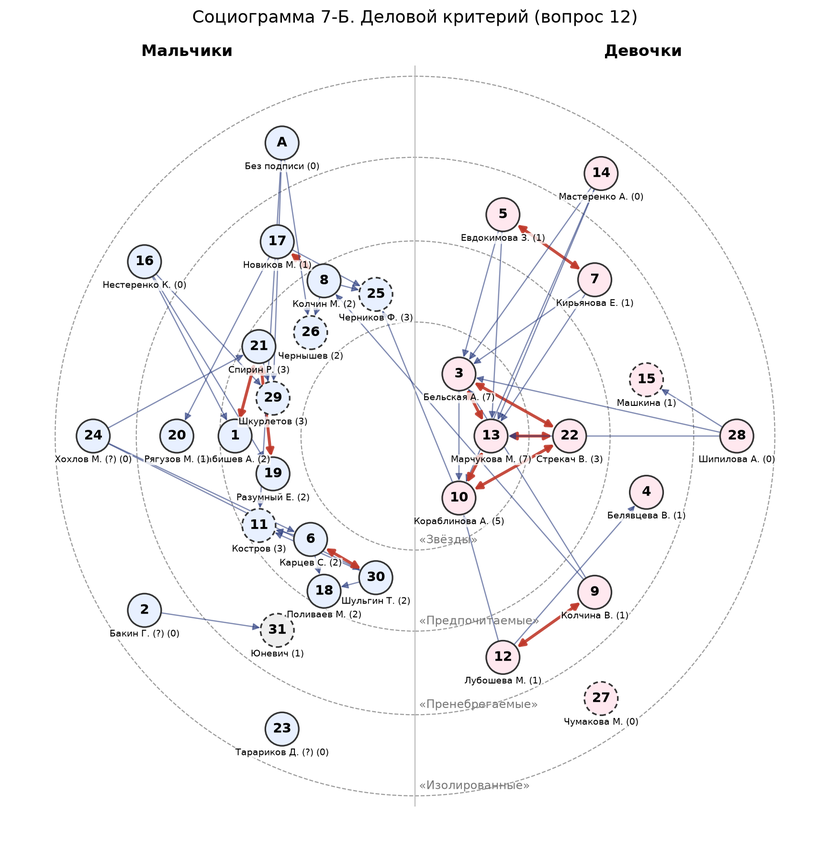
#> input picture praktika/sociometria_7B/sociogramma_delovoy.png, 830 x 851 px, shrunk from 1734 x 1778 before the run
$ python -i ink_photo.py   (imports and definitions only)
#> lines starting #> are read from the running program, lines starting #| are printed output that depends on the picture; after the words box and inside, x2 and y2 are one past the last pixel; in counts of white or black regions, pixels touching at a corner belong together
#> further down, picture is the input picture: shape (851, 830, 3); mean B, G, R 247.7, 247.1, 247.4
# Чернила с фото на белой бумаге: тёмность относительно фона + синева (синяя ручка)
import cv2, numpy as np, sys, glob, os
def ink_alpha(img):
    f = img.astype(np.float32)
    bg = cv2.medianBlur(img, 51).astype(np.float32); bg = cv2.GaussianBlur(bg, (0, 0), 8)
    ratio = np.clip(f / (bg + 1), 0, 1.2)
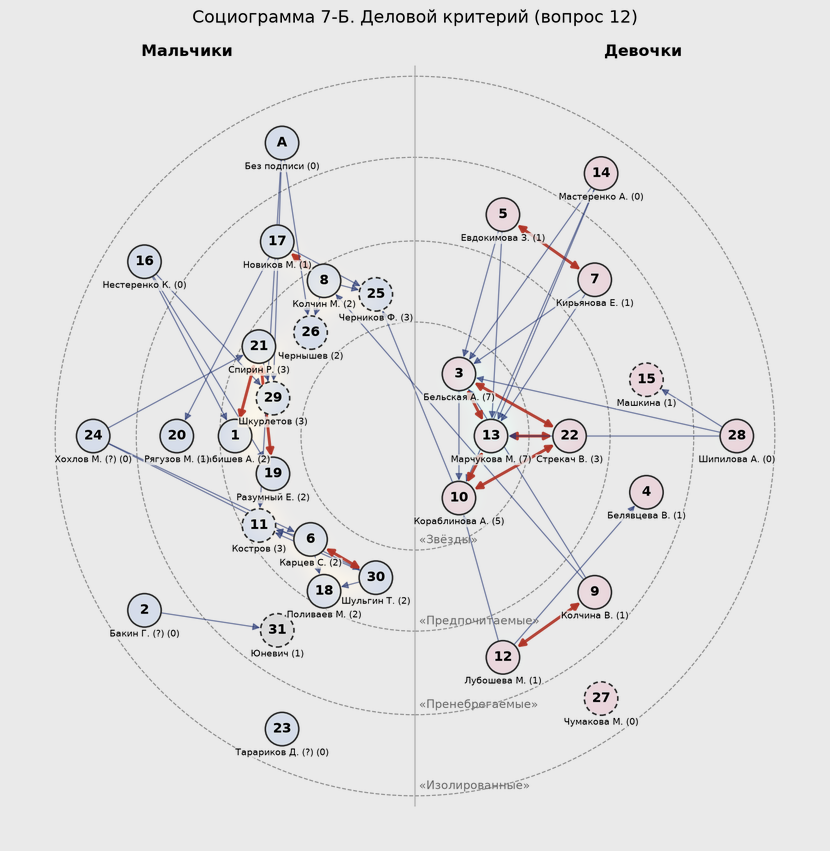
#> ratio: shape (851, 830, 3) float32; mean B, G, R 0.971, 0.969, 0.971; drawn with min black and max white
    d = 1 - (ratio[..., 2] * 0.6 + ratio[..., 1] * 0.4)          # синие чернила: падает R и G
    blue = (f[..., 0] - f[..., 2]) / (f.max(axis=2) + 1)           # B-R
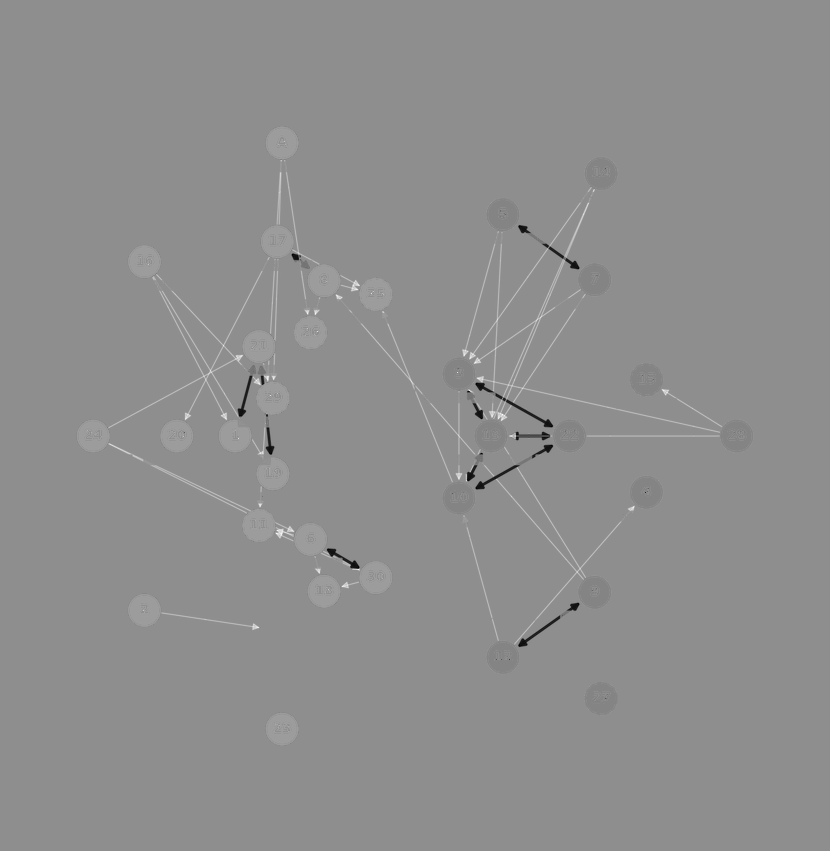
#> blue: shape (851, 830) float32; min -0.881, max 0.696, mean 0.00144; drawn with min black and max white
    bgb = (bg[..., 0] - bg[..., 2]) / (bg.max(axis=2) + 1)
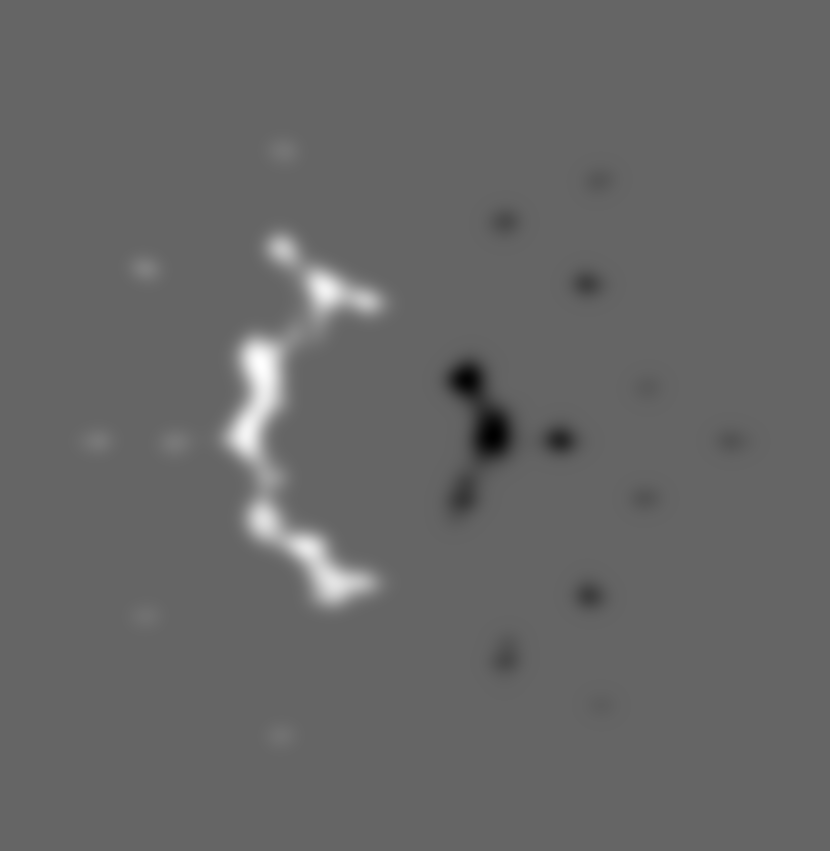
#> bgb: shape (851, 830) float32; min -0.0519, max 0.0791, mean 0.000801; drawn with min black and max white
    db = np.clip(blue - bgb, 0, 1)
    score = d + 0.8 * db
    a = np.clip((score - 0.16) / 0.22, 0, 1)
    m = (a > 0.35).astype(np.uint8)
#> m: shape (851, 830); values 0 (black) and 1 (white), 4.7% white in thin lines or dots, all inside (x1, y1, x2, y2) = (55, 9, 775, 797)
    n, lab, st, _ = cv2.connectedComponentsWithStats(m, 8)
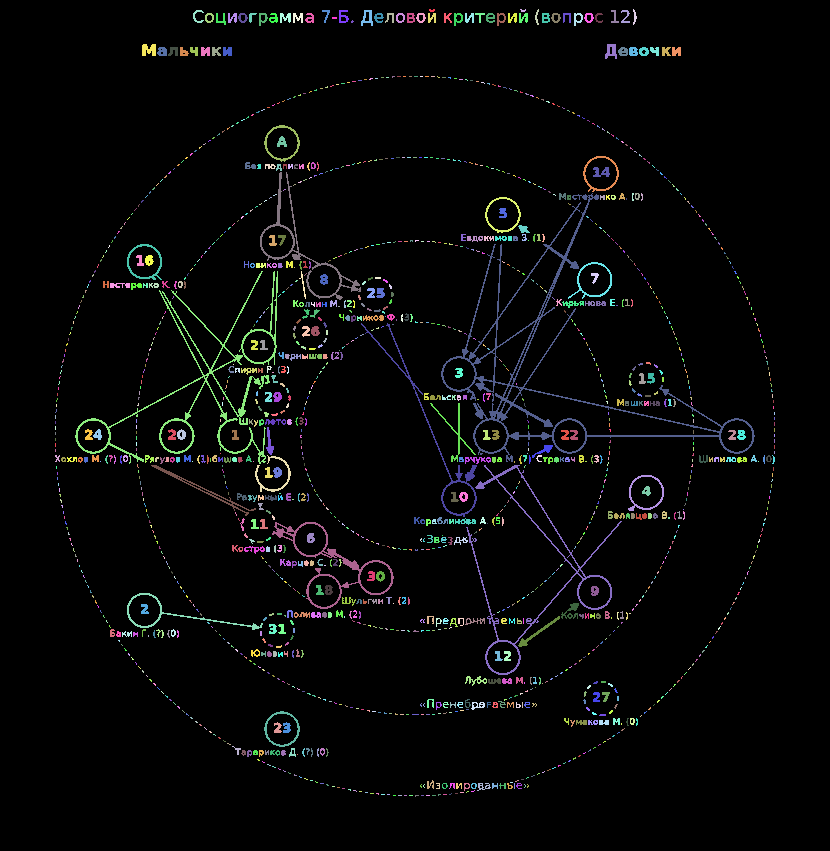
#> lab: shape (851, 830) int32; 1497 distinct labels, from 0 to 1496; one colour per label, 0 black
#> n = 1497; st = 1497 rows, first 6: [0, 0, 830, 851, 672830], [429, 9, 6, 3, 14], [520, 9, 6, 3, 12], [535, 9, 4, 16, 32], [633, 9, 4, 16, 33], [193, 10, 11, 13, 54]
    small = np.isin(lab, np.nonzero(st[:, cv2.CC_STAT_AREA] < 14)[0]); a[small] = 0
#> after `small = np.isin(lab, np.nonzero(st[:, cv2.CC_STAT_AREA] < 14)[0])`:
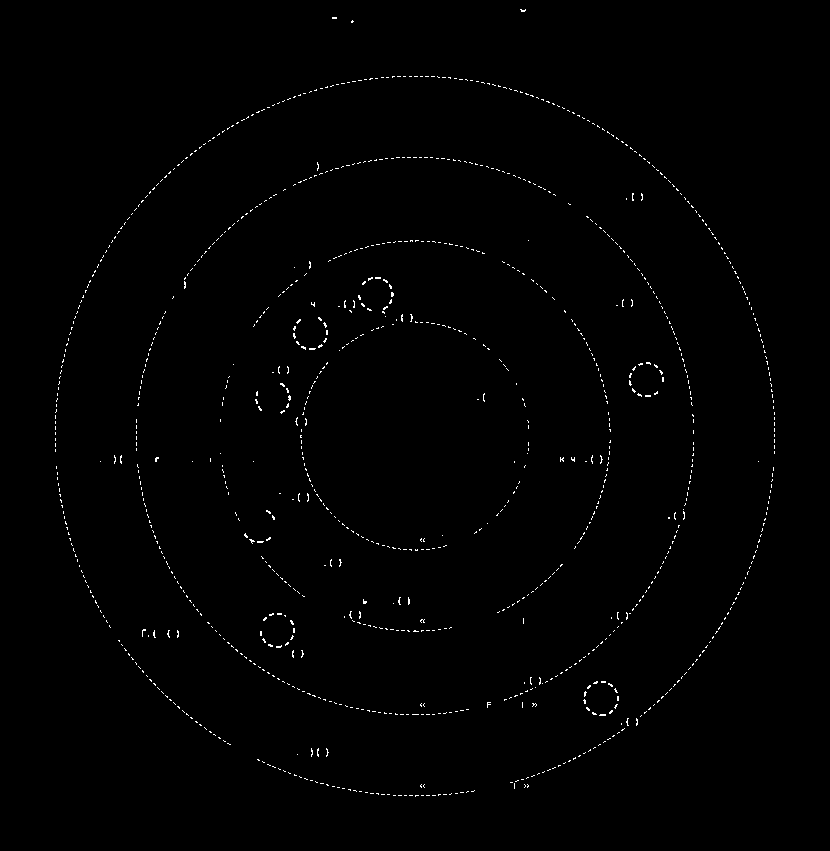
#> small: shape (851, 830) bool; 0.67% white in thin lines or dots, all inside (x1, y1, x2, y2) = (55, 9, 775, 797)
#> after `a[small] = 0`:
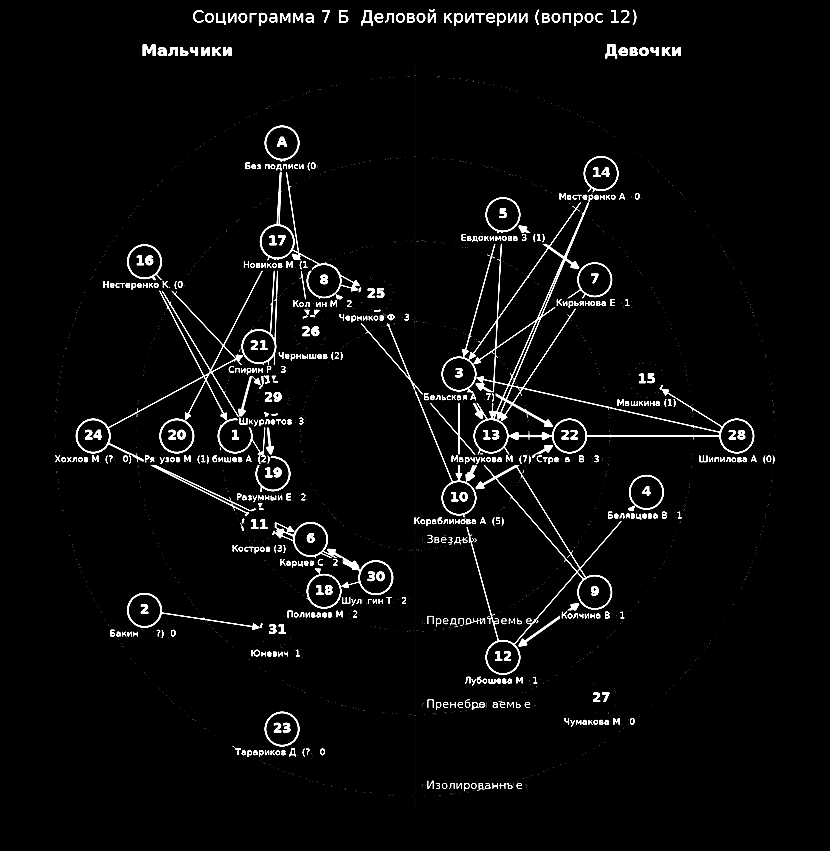
#> a: shape (851, 830) float32; min 0, max 1, mean 0.0394
    a[cv2.dilate(m, np.ones((3, 3), np.uint8)) == 0] = 0
#> a: shape (851, 830) float32; 0.21% of pixels changed, all inside (x1, y1, x2, y2) = (79, 66, 774, 806)
    return a
# [5 lines not run here, left out]

>>> import cv2
>>> picture = cv2.imread('../../../praktika/sociometria_7B/sociogramma_delovoy.png')
>>> result = ink_alpha(picture)
